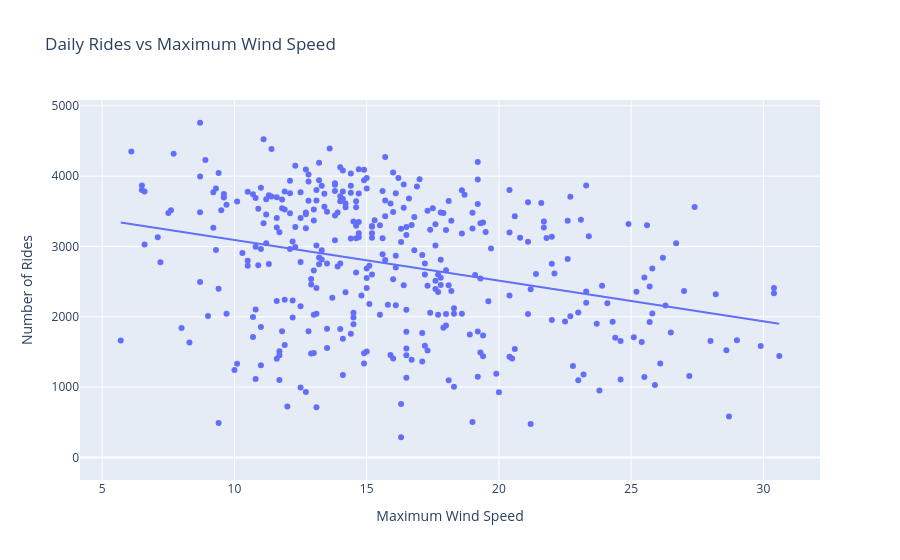

Here is the notebook cell this chart was saved with:
### Code cell
fig = px.scatter(
    bike_weather_daily,
    x="wind_speed_10m_max",
    y="number_of_rides",
    trendline="ols",
    title="Daily Rides vs Maximum Wind Speed"
)

fig.update_layout(
    xaxis_title="Maximum Wind Speed",
    yaxis_title="Number of Rides"
)

fig.show()

### Figure 1 — Plotly figure (JSON) as saved in the notebook; plotly's stock layout.template omitted (floating-point values rounded to 4 significant figures; data arrays with more than 128 entries replaced by an {"elided": "..."} marker saying what was removed)
{"data": [{"hovertemplate": "wind_speed_10m_max=%{x}<br>number_of_rides=%{y}<extra></extra>", "legendgroup": "", "marker": {"color": "#636efa", "symbol": "circle"}, "mode": "markers", "name": "", "orientation": "v", "showlegend": false, "type": "scatter", "x": {"elided": "366 float values"}, "xaxis": "x", "y": {"elided": "366 int values"}, "yaxis": "y"}, {"hovertemplate": "<b>OLS trendline</b><br>number_of_rides = -57.8231 * wind_speed_10m_max + 3668.47<br>R<sup>2</sup>=0.095553<br><br>wind_speed_10m_max=%{x}<br>number_of_rides=%{y} <b>(trend)</b><extra></extra>", "legendgroup": "", "marker": {"color": "#636efa", "symbol": "circle"}, "mode": "lines", "name": "", "showlegend": false, "type": "scatter", "x": {"elided": "365 float values"}, "xaxis": "x", "y": {"elided": "365 float values"}, "yaxis": "y"}], "layout": {"legend": {"tracegroupgap": 0}, "title": {"text": "Daily Rides vs Maximum Wind Speed"}, "xaxis": {"anchor": "y", "domain": [0, 1], "title": {"text": "Maximum Wind Speed"}}, "yaxis": {"anchor": "x", "domain": [0, 1], "title": {"text": "Number of Rides"}}}}
